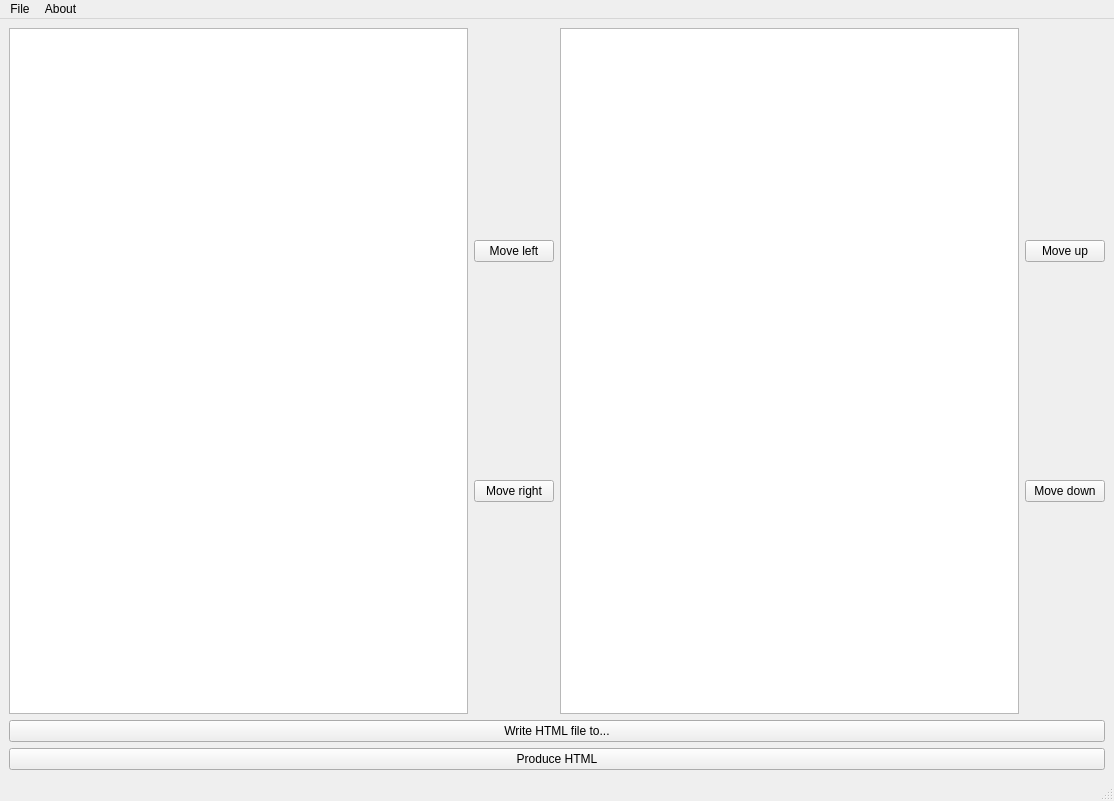
<?xml version="1.0" encoding="UTF-8"?>
<ui version="4.0">
 <class>MainWindow</class>
 <widget class="QMainWindow" name="Risicompare">
  <property name="geometry">
   <rect>
    <x>0</x>
    <y>0</y>
    <width>1114</width>
    <height>801</height>
   </rect>
  </property>
  <property name="windowTitle">
   <string>Risicompare</string>
  </property>
  <widget class="QWidget" name="centralwidget">
   <layout class="QGridLayout" name="gridLayout">
    <item row="0" column="1">
     <layout class="QVBoxLayout" name="verticalLayout">
      <item>
       <widget class="QPushButton" name="leftButton">
        <property name="text">
         <string>Move left</string>
        </property>
        <property name="shortcut">
         <string>Ctrl+Left</string>
        </property>
       </widget>
      </item>
      <item>
       <widget class="QPushButton" name="rightButton">
        <property name="text">
         <string>Move right</string>
        </property>
        <property name="shortcut">
         <string>Ctrl+Right</string>
        </property>
       </widget>
      </item>
     </layout>
    </item>
    <item row="2" column="0" colspan="4">
     <widget class="QPushButton" name="htmlButton">
      <property name="text">
       <string>Produce HTML</string>
      </property>
      <property name="shortcut">
       <string>Ctrl+D</string>
      </property>
     </widget>
    </item>
    <item row="0" column="2">
     <widget class="QListWidget" name="identifierList"/>
    </item>
    <item row="0" column="0">
     <widget class="QListWidget" name="bulkList"/>
    </item>
    <item row="0" column="3">
     <layout class="QVBoxLayout" name="verticalLayout_2">
      <item>
       <widget class="QPushButton" name="upButton">
        <property name="text">
         <string>Move up</string>
        </property>
        <property name="shortcut">
         <string>Ctrl+Up</string>
        </property>
       </widget>
      </item>
      <item>
       <widget class="QPushButton" name="downButton">
        <property name="text">
         <string>Move down</string>
        </property>
        <property name="shortcut">
         <string>Ctrl+Down</string>
        </property>
       </widget>
      </item>
     </layout>
    </item>
    <item row="1" column="0" colspan="4">
     <widget class="QPushButton" name="outputButton">
      <property name="text">
       <string>Write HTML file to...</string>
      </property>
      <property name="shortcut">
       <string>Ctrl+O</string>
      </property>
     </widget>
    </item>
   </layout>
  </widget>
  <widget class="QMenuBar" name="menubar">
   <property name="geometry">
    <rect>
     <x>0</x>
     <y>0</y>
     <width>1114</width>
     <height>19</height>
    </rect>
   </property>
   <widget class="QMenu" name="menuSave">
    <property name="title">
     <string>File</string>
    </property>
    <addaction name="bulkFileButton"/>
    <addaction name="identifierFileButton"/>
    <addaction name="showImagesButton"/>
    <addaction name="numParagraphButton"/>
    <addaction name="quitButton"/>
   </widget>
   <widget class="QMenu" name="menuHelp">
    <property name="title">
     <string>About</string>
    </property>
    <addaction name="helpButton"/>
   </widget>
   <addaction name="menuSave"/>
   <addaction name="menuHelp"/>
  </widget>
  <widget class="QStatusBar" name="statusbar"/>
  <action name="bulkFileButton">
   <property name="text">
    <string>Bulk file</string>
   </property>
  </action>
  <action name="identifierFileButton">
   <property name="text">
    <string>Identifier file</string>
   </property>
  </action>
  <action name="beginningButton">
   <property name="text">
    <string>Go back to Beginning</string>
   </property>
  </action>
  <action name="quitButton">
   <property name="text">
    <string>Quit</string>
   </property>
   <property name="shortcut">
    <string>Ctrl+Q</string>
   </property>
  </action>
  <action name="helpButton">
   <property name="text">
    <string>Help</string>
   </property>
   <property name="shortcut">
    <string>Ctrl+H</string>
   </property>
  </action>
  <action name="showImagesButton">
   <property name="checkable">
    <bool>true</bool>
   </property>
   <property name="text">
    <string>Show images</string>
   </property>
  </action>
  <action name="numParagraphButton">
   <property name="text">
    <string>Number of  paragraph to show</string>
   </property>
  </action>
 </widget>
 <tabstops>
  <tabstop>identifierList</tabstop>
  <tabstop>bulkList</tabstop>
  <tabstop>upButton</tabstop>
  <tabstop>downButton</tabstop>
  <tabstop>leftButton</tabstop>
  <tabstop>rightButton</tabstop>
  <tabstop>outputButton</tabstop>
  <tabstop>htmlButton</tabstop>
 </tabstops>
 <resources/>
 <connections/>
</ui>
